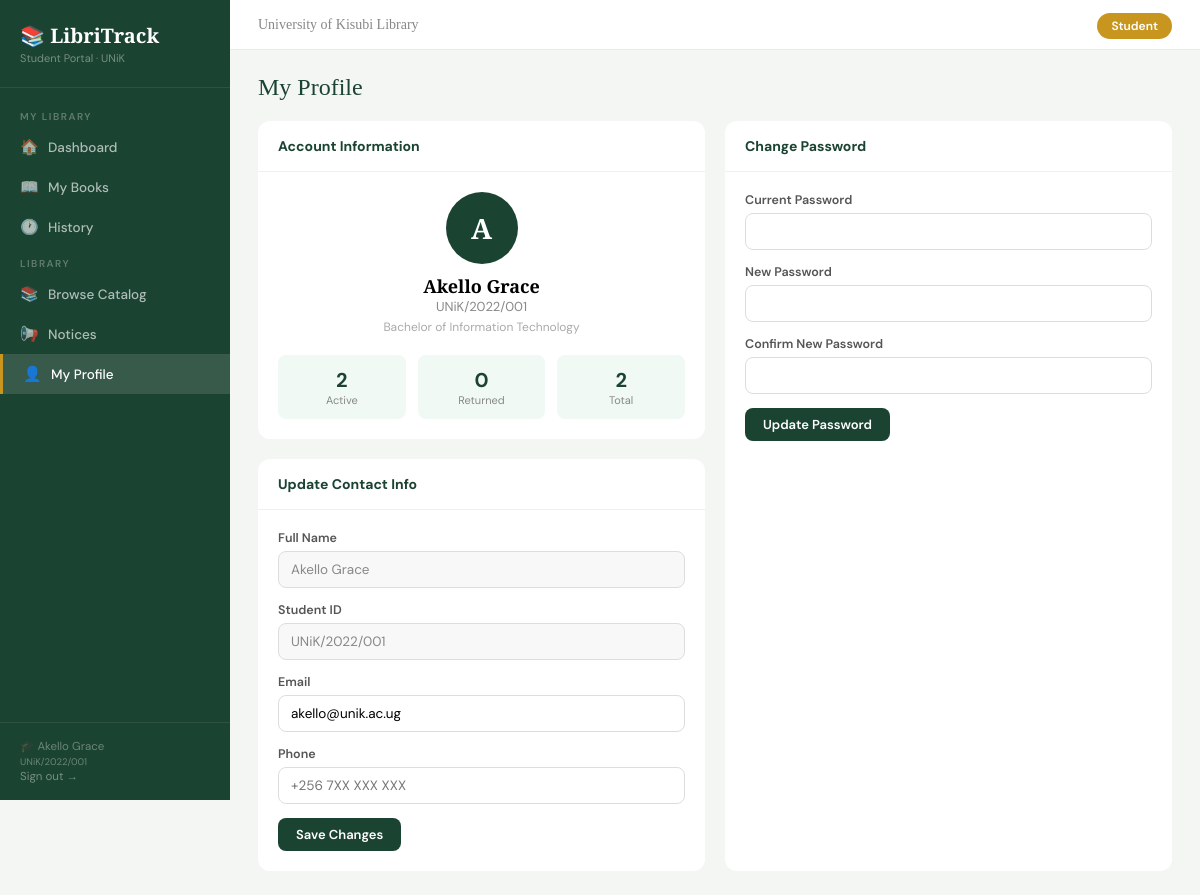
Screenshot of /student/profile.php (signed in) with the database file from the repository.
### tables this page shows
CREATE TABLE students (
    id INT AUTO_INCREMENT PRIMARY KEY,
    student_id VARCHAR(30) NOT NULL UNIQUE,
    full_name VARCHAR(100) NOT NULL,
    email VARCHAR(100),
    phone VARCHAR(20),
    course VARCHAR(100),
    password VARCHAR(255) NOT NULL,
    status ENUM('active','suspended') DEFAULT 'active',
    created_at TIMESTAMP DEFAULT CURRENT_TIMESTAMP
);

### student/profile.php (the view, shortened to what this page needs)
<?php
require_once '../includes/config.php';
$sid = $_SESSION['student_id'];
$student = $conn->query("SELECT * FROM students WHERE id=$sid")->fetch_assoc();
$stats   = $conn->query("SELECT
    COUNT(*) AS total,
    SUM(status='borrowed') AS active,
    SUM(status='returned') AS returned
    FROM borrowings WHERE student_id=$sid")->fetch_assoc();
include 'partials/header.php';
?>
<div class="page-title">My Profile</div>
<div class="two-col">
    <div>
        <div class="card" style="margin-bottom:20px">
            <div class="card-head">Account Information</div>
            <div style="padding:20px">
                <div style="text-align:center;margin-bottom:20px">
                    <div style="width:72px;height:72px;border-radius:50%;background:#1b4332;color:#fff;font-size:28px;font-weight:700;display:inline-flex;align-items:center;justify-content:center;font-family:'Playfair Display',serif">
                        <?= strtoupper(substr($student['full_name'],0,1)) ?>
                    </div>
                    <div style="font-family:'Playfair Display',serif;font-size:18px;font-weight:700;margin-top:10px"><?= htmlspecialchars($student['full_name']) ?></div>
                    <div style="font-size:13px;color:#888"><?= htmlspecialchars($student['student_id']) ?></div>
                    <div style="font-size:12px;color:#aaa;margin-top:4px"><?= htmlspecialchars($student['course'] ?: '') ?></div>
                </div>
                <div style="display:grid;grid-template-columns:1fr 1fr 1fr;gap:12px;text-align:center">
                    <div style="background:#f0f9f4;border-radius:8px;padding:12px">
                        <div style="font-size:20px;font-weight:700;color:#1b4332"><?= $stats['active'] ?></div>
                        <div style="font-size:11px;color:#888">Active</div>
                    </div>
                    <div style="background:#f0f9f4;border-radius:8px;padding:12px">
                        <div style="font-size:20px;font-weight:700;color:#1b4332"><?= $stats['returned'] ?></div>
                        <div style="font-size:11px;color:#888">Returned</div>
                    </div>
                    <div style="background:#f0f9f4;border-radius:8px;padding:12px">
                        <div style="font-size:20px;font-weight:700;color:#1b4332"><?= $stats['total'] ?></div>
                        <div style="font-size:11px;color:#888">Total</div>
                    </div>
                </div>
            </div>
        </div>
        <div class="card">
            <div class="card-head">Update Contact Info</div>
            <div style="padding:20px">
                <form method="POST">
                    <div class="form-group">
                        <label>Full Name</label>
                        <input type="text" value="<?= htmlspecialchars($student['full_name']) ?>" readonly>
                    </div>
                    <div class="form-group">
                        <label>Student ID</label>
                        <input type="text" value="<?= htmlspecialchars($student['student_id']) ?>" readonly>
                    </div>
                    <div class="form-group">
                        <label>Email</label>
                        <input type="email" name="email" value="<?= htmlspecialchars($student['email'] ?? '') ?>">
                    </div>
                    <div class="form-group">
                        <label>Phone</label>
                        <input type="text" name="phone" value="<?= htmlspecialchars($student['phone'] ?? '') ?>" placeholder="+256 7XX XXX XXX">
                    </div>
                    <button type="submit" class="btn btn-green">Save Changes</button>
                </form>
            </div>
        </div>
    </div>
    <div class="card">
        <div class="card-head">Change Password</div>
        <div style="padding:20px">
            <form method="POST">
                <div class="form-group">
                    <label>Current Password</label>
                    <input type="password" name="current_password" required>
                </div>
                <div class="form-group">
                    <label>New Password</label>
                    <input type="password" name="new_password" required minlength="6">
                </div>
                <div class="form-group">
                    <label>Confirm New Password</label>
                    <input type="password" name="confirm_password" required minlength="6">
                </div>
                <button type="submit" class="btn btn-green">Update Password</button>
            </form>
        </div>
    </div>
</div>
<?php include 'partials/footer.php'; ?>

### student/partials/header.php (style rules this page uses)
* { margin: 0; padding: 0; box-sizing: border-box; }
:root { --green: #1b4332; --green2: #2d6a4f; --gold: #c8961e; --sidebar: 230px; }
body { font-family: 'DM Sans', sans-serif; background: #f4f6f4; display: flex; min-height: 100vh; }
.page-title { font-family: 'Playfair Display', serif; font-size: 24px; color: var(--green); margin-bottom: 20px; }
.two-col { display: grid; grid-template-columns: 1fr 1fr; gap: 20px; }
.card { background: #fff; border-radius: 12px; overflow: hidden; }
.card-head { padding: 16px 20px; font-weight: 700; font-size: 14px; border-bottom: 1px solid #f0f0f0; color: var(--green); }
.btn { padding: 8px 18px; border: none; border-radius: 8px; font-family: 'DM Sans', sans-serif; font-size: 13px; font-weight: 600; cursor: pointer; text-decoration: none; display: inline-block; transition: opacity .15s; }
.btn-green { background: var(--green); color: #fff; }
.form-group { margin-bottom: 14px; }
.form-group label { display: block; font-size: 12.5px; font-weight: 600; color: #555; margin-bottom: 5px; }
.form-group input { width: 100%; padding: 9px 12px; border: 1px solid #ddd; border-radius: 8px; font-family: 'DM Sans', sans-serif; font-size: 13.5px; outline: none; }
.form-group input[readonly] { background: #f8f8f8; color: #888; }

### rows the page displays
students: full_name "A", full_name "Akello Grace", student "UNiK/2022/001", course "Bachelor of Information Technology", email "akello@unik.ac.ug"

### other values shown
$_SESSION['student_name'] "Akello Grace"
$_SESSION['student_number'] "UNiK/2022/001"
$stats['active'] "2"
$stats['returned'] "0"
$stats['total'] "2"
